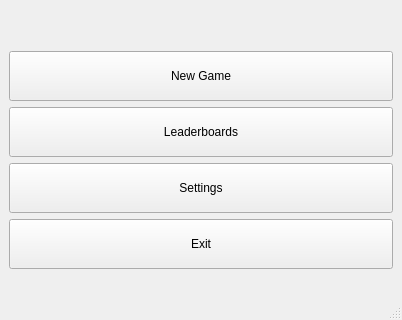
<?xml version="1.0" encoding="UTF-8"?>
<ui version="4.0">
 <class>MainWindow</class>
 <widget class="QMainWindow" name="MainWindow">
  <property name="geometry">
   <rect>
    <x>0</x>
    <y>0</y>
    <width>402</width>
    <height>320</height>
   </rect>
  </property>
  <property name="minimumSize">
   <size>
    <width>402</width>
    <height>320</height>
   </size>
  </property>
  <property name="maximumSize">
   <size>
    <width>402</width>
    <height>341</height>
   </size>
  </property>
  <property name="windowTitle">
   <string>MainWindow</string>
  </property>
  <widget class="QWidget" name="centralwidget">
   <property name="minimumSize">
    <size>
     <width>402</width>
     <height>320</height>
    </size>
   </property>
   <property name="maximumSize">
    <size>
     <width>0</width>
     <height>320</height>
    </size>
   </property>
   <layout class="QVBoxLayout" name="verticalLayout_2">
    <item>
     <layout class="QVBoxLayout" name="verticalLayout">
      <item>
       <widget class="QPushButton" name="NewGame_pushButton">
        <property name="minimumSize">
         <size>
          <width>50</width>
          <height>50</height>
         </size>
        </property>
        <property name="text">
         <string>New Game</string>
        </property>
       </widget>
      </item>
      <item>
       <widget class="QPushButton" name="Leaderboard_pushButton">
        <property name="minimumSize">
         <size>
          <width>50</width>
          <height>50</height>
         </size>
        </property>
        <property name="text">
         <string>Leaderboards</string>
        </property>
       </widget>
      </item>
      <item>
       <widget class="QPushButton" name="Settings_pushButton">
        <property name="minimumSize">
         <size>
          <width>50</width>
          <height>50</height>
         </size>
        </property>
        <property name="text">
         <string>Settings</string>
        </property>
       </widget>
      </item>
      <item>
       <widget class="QPushButton" name="Exit_pushButton">
        <property name="minimumSize">
         <size>
          <width>50</width>
          <height>50</height>
         </size>
        </property>
        <property name="text">
         <string>Exit</string>
        </property>
       </widget>
      </item>
     </layout>
    </item>
   </layout>
  </widget>
  <widget class="QStatusBar" name="statusbar"/>
 </widget>
 <resources/>
 <connections/>
</ui>
